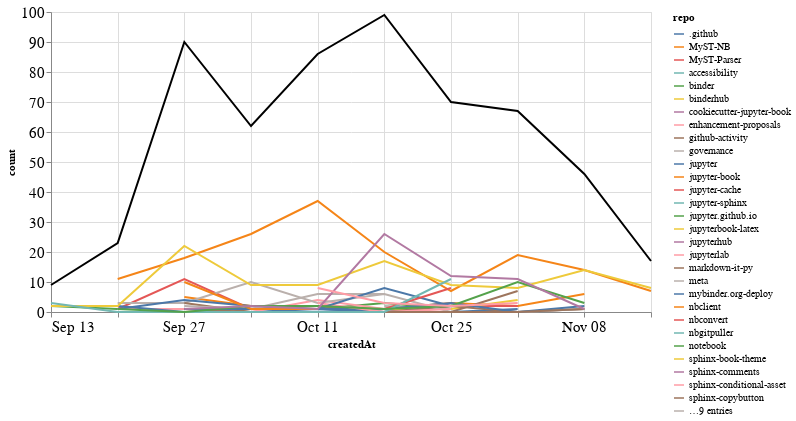

The cell this chart's notebook holds for it:
### Markdown cell above
## Comments

### Code cell
comments_time = comments.groupby('repo').resample('W', on='createdAt').count()['author'].reset_index()
comments_time = comments_time.rename(columns={'author': 'count'})
comments_time_total = comments_time.groupby('createdAt').agg({"count": "sum"}).reset_index()
ch1 = alt.Chart(comments_time, width=600).mark_line().encode(
    x='createdAt',
    y='count',
    color='repo',
    tooltip="repo"
)

ch2 = alt.Chart(comments_time_total, width=600).mark_line(color="black").encode(
    x='createdAt',
    y='count',
)

ch1 + ch2

### Figure 1 — Vega-Lite specification as saved in the notebook (floating-point values rounded to 4 significant figures; data arrays with more than 128 entries replaced by an {"elided": "..."} marker saying what was removed)
{"config": {"axisLeft": {"labelFontSize": 15}, "axisBottom": {"labelFontSize": 15}}, "layer": [{"data": {"name": "data-c63444a7e78a1790e938458d1b056b3f"}, "mark": "line", "encoding": {"color": {"type": "nominal", "field": "repo"}, "tooltip": {"type": "nominal", "field": "repo"}, "x": {"type": "temporal", "field": "createdAt"}, "y": {"type": "quantitative", "field": "count"}}, "width": 600}, {"data": {"name": "data-2e5cbf3b66934719b82e00cbb603bd55"}, "mark": {"type": "line", "color": "black"}, "encoding": {"x": {"type": "temporal", "field": "createdAt"}, "y": {"type": "quantitative", "field": "count"}}, "width": 600}], "$schema": "https://vega.github.io/schema/vega-lite/v4.8.1.json", "datasets": {"data-c63444a7e78a1790e938458d1b056b3f": {"elided": "150 records"}, "data-2e5cbf3b66934719b82e00cbb603bd55": [{"createdAt": "2020-09-13T00:00:00", "count": 9}, {"createdAt": "2020-09-20T00:00:00", "count": 23}, {"createdAt": "2020-09-27T00:00:00", "count": 90}, {"createdAt": "2020-10-04T00:00:00", "count": 62}, {"createdAt": "2020-10-11T00:00:00", "count": 86}, {"createdAt": "2020-10-18T00:00:00", "count": 99}, {"createdAt": "2020-10-25T00:00:00", "count": 70}, {"createdAt": "2020-11-01T00:00:00", "count": 67}, {"createdAt": "2020-11-08T00:00:00", "count": 46}, {"createdAt": "2020-11-15T00:00:00", "count": 17}]}}
